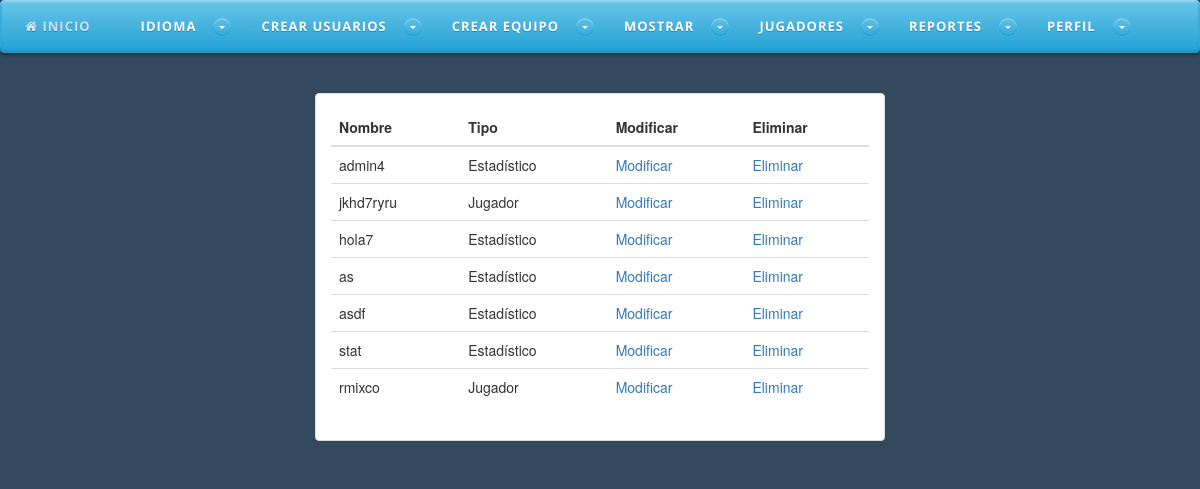
The app's page /mostrarUsuario.php (signed in) with its own data.
### tables this page shows
CREATE TABLE IF NOT EXISTS `usuario` (
  `idusuario` int(11) NOT NULL AUTO_INCREMENT,
  `usuario` varchar(45) NOT NULL,
  `contrasena` varchar(102) NOT NULL,
  `correo` varchar(50) NOT NULL,
  `tipo` int(11) NOT NULL,
  `imagen` varchar(50) NOT NULL,
  PRIMARY KEY (`idusuario`),
  UNIQUE KEY `usuario_UNIQUE` (`usuario`),
  UNIQUE KEY `correo_UNIQUE` (`correo`)
);

### mostrarUsuario.php (the view, shortened to what this page needs)
<!DOCTYPE HTML>
<html lang='es'>
	<?php include 'head.php'; ?>
<body role="document">
	<?php include 'cabecera.php'; ?>
	<br>
	<br>
	<div class="container-fluid col-md-6 col-md-offset-3">
		<div class="panel panel-default">
			  <div class="panel-body">
			  	<table class="table table-hover">
			  			<thead>
							<tr>
								<th>Nombre</th>
								<th>Tipo</th>
								<th>Modificar</th>
								<th>Eliminar</th>
							</tr>
						</thead>
						<tbody>
<?php
					    $hostname = 'localhost';
					    $username = 'root';
					    $password = '';
					    try {
					        $dbh = new PDO("mysql:host=" . $hostname . ";dbname=deportes", $username, $password);
					        $dbh->setAttribute(PDO::ATTR_ERRMODE, PDO::ERRMODE_EXCEPTION);
					        $stmt = $dbh->prepare("SELECT usuario,tipo FROM usuario WHERE tipo!=1 ");
					        $stmt->execute();
					        $result = $stmt->fetchAll();
					        foreach ($result as $row) {
					            ?>
					            			<tr>
												<td><?=$row ["usuario"]?></td><td><?=$row ["tipo"]==1?"Administrador":""?><?= $row ["tipo"]==2?"Estadístico":""?><?=$row ["tipo"]==3?"Entrenador":""?><?=$row ["tipo"]==4?"Jugador":""?></td>
												<td><a <?="href='modificarUsuario.php?usuario=".$row ["usuario"]."'"?>>Modificar</a></td>
												<td><a <?="href='mostrarUsuario.php?usuario=".$row ["usuario"]."'"?> onclick="return confirm('¿Está seguro?');">Eliminar</a></td>
											</tr>
					        <?php
                            }
					    }
					    catch(PDOException $e) {
					        echo $e->getMessage();
					    }
				?>
						</tbody>
					</table>
			  </div>
		</div>
	</div>
</body>
</html>

### head.php (shortened to what this page needs)
<head>
        <link rel="stylesheet" href="css/bootstrap.css">
        <link  rel="stylesheet" href="css/bootstrap-theme.css">
        <link rel="stylesheet" href="css/estilo.css">
 </head>

### cabecera.php (shortened to what this page needs)
<html>
<head>
   <link rel="stylesheet" href="css/styles.css">
   <link href="font-awesome/css/font-awesome.min.css" rel="stylesheet" type="text/css">
</head>
<body>
<div id='cssmenu' style="z-index: 100;">
<ul>
   <li><a href='index.php'><i class="fa fa-home"></i> INICIO</a></li>
   <li class=' has-sub'><a href='#'>IDIOMA</a>
	<?php
	if(isset($_SESSION['tipo']))
		if($_SESSION['tipo']==1) {
	?>
   <li class=' has-sub'><a href='#'>CREAR USUARIOS</a>
	<li class=' has-sub'><a href='#'>CREAR EQUIPO</a>
		<li class=' has-sub'><a href='#'>MOSTRAR</a>
		<li class=' has-sub'><a href='#'>JUGADORES</a>
		<li class=' has-sub'><a href='#'>REPORTES</a>
    <?php
	}
   if(isset($_SESSION['usuario'])){
   ?>
	<li class=' has-sub'><a href='#'>PERFIL</a>
   <?php
	}else {
	?>
   <li class="navbar-right"><a href='home.php'><i class="fa fa-sign-in"></i> INICIAR SESIÓN</a></li>
   <?php
   }
   ?>
</ul>
</div>
</body>
</html>

### css/estilo.css (style rules this page uses)
body { width: auto; height: auto; padding-top: 70 px; background-color: #34495e; background-repeat: no-repeat; background-size: contain ; background-attachment: fixed; background-position: top center; }

### css/styles.css (style rules this page uses)
#cssmenu, #cssmenu ul, #cssmenu ul li, #cssmenu ul li a, #cssmenu #menu-button { margin: 0; padding: 0; border: 0; list-style: none; line-height: 1; display: block; position: relative; -webkit-box-sizing: border-box; -moz-box-sizing: border-box; box-sizing: border-box; }
#cssmenu:after, #cssmenu > ul:after { content: "."; display: block; clear: both; visibility: hidden; line-height: 0; height: 0; }
#cssmenu { width: auto; border-radius: 5px; font-family: 'Open Sans', Helvetica, sans-serif; background: #3db2e1; background: -o-linear-gradient(top, #69c4e8, #21a1d4); background: -ms-linear-gradient(top, #69c4e8, #21a1d4); background: -webkit-linear-gradient(top, #69c4e8, #21a1d4); background: -moz-linear-gradient(top, #69c4e8, #21a1d4); background: linear-gradient(to bottom, #69c4e8, #21a1d4); box-shadow: inset 0 -3px 0 #1f97c7, inset 0 -3px 3px #1f9acc, inset 0 2px 2px #9ad7ef, inset 1px 0 2px #22a4d9, inset -1px 0 2px #22a4d9, 0 1px 1px rgba(0, 0, 0, 0.1), 0 2px 2px rgba(0, 0, 0, 0.06), 0 3px 3px rgba(0, 0, 0, 0.17), 2px 1px 2px rgba(0, 0, 0, 0.05), -2px 1px 2px rgba(0, 0, 0, 0.05); }
#cssmenu > ul > li { float: left; }
#cssmenu > ul > li > a { padding: 20px 25px; font-size: 13px; color: #ffffff; text-transform: uppercase; letter-spacing: 1px; text-shadow: 0 1px 0 rgba(0, 0, 0, 0.25); font-weight: 700; text-decoration: none; -webkit-transition: color .2s ease; -moz-transition: color .2s ease; -ms-transition: color .2s ease; -o-transition: color .2s ease; transition: color .2s ease; }
#cssmenu > ul > li.has-sub > a { padding-right: 40px; }
#cssmenu ul > li.has-sub > a:after { content: ''; position: absolute; right: 5px; top: 17.5px; display: block; width: 18px; height: 18px; border-radius: 9px; background: #3db2e1; background: -webkit-linear-gradient(top, #58bde5 0%, #4ab7e3 25%, #2babde 50%, #58bde5 75%, #4ab7e3 100%); background: -ms-linear-gradient(top, #58bde5 0%, #4ab7e3 25%, #2babde 50%, #58bde5 75%, #4ab7e3 100%); background: -moz-linear-gradient(top, #58bde5 0%, #4ab7e3 25%, #2babde 50%, #58bde5 75%, #4ab7e3 100%); background: -o-linear-gradient(top, #58bde5 0%, #4ab7e3 25%, #2babde 50%, #58bde5 75%, #4ab7e3 100%); background: linear-gradient(to bottom, #58bde5 0%, #4ab7e3 25%, #2babde 50%, #58bde5 75%, #4ab7e3 100%); box-shadow: inset 0 -1px 1px #209ed0, inset 0 2px 1px #7fcceb; background-size: 36px 36px; background-position: 0 0; background-repeat: no-repeat; -webkit-transition: all 0.1s ease-out; -moz-transition: all 0.1s ease-out; -ms-transition: all 0.1s ease-out; -o-transition: all 0.1s ease-out; transition: all 0.1s ease-out; }
#cssmenu ul > li.has-sub > a:before { content: ''; position: absolute; right: 11px; top: 25.5px; display: block; width: 0; height: 0; border: 3px solid transparent; border-top-color: #ffffff; z-index: 99; }

### records on screen
usuario: usuario "admin4", tipo "Estadístico"
usuario: usuario "jkhd7ryru", tipo "Jugador"
usuario: usuario "hola7", tipo "Estadístico"
usuario: usuario "as", tipo "Estadístico"
usuario: usuario "asdf", tipo "Estadístico"
usuario: usuario "stat", tipo "Estadístico"
usuario: usuario "rmixco", tipo "Jugador"
